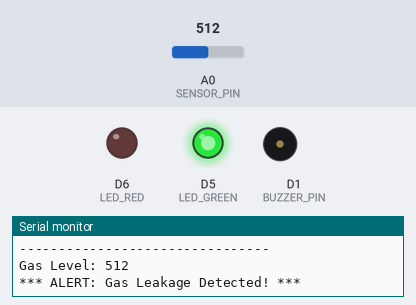
A sketch run on a simulated ESP8266 (NodeMCU). Parts: output pins drawn as LEDs (lit = HIGH), buzzer (waves = sounding, pin HIGH), the last lines printed to the serial monitor. The test bench sets the inputs (shaded band); at power-on: A0 (SENSOR_PIN) = 512. WiFi joins after 1.5 s; servers stay silent unless stated.

Above: at 3.0 s.
3.1 s: A0 (SENSOR_PIN) set to 211
7.3 s: A0 (SENSOR_PIN) set to 190
At 9.0 s:
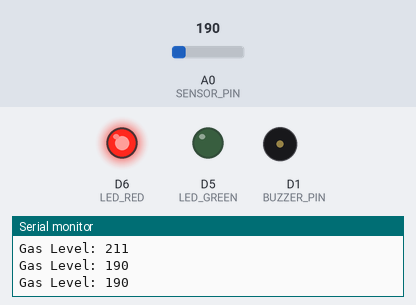
9.3 s: A0 (SENSOR_PIN) set to 210
At 10.6 s:
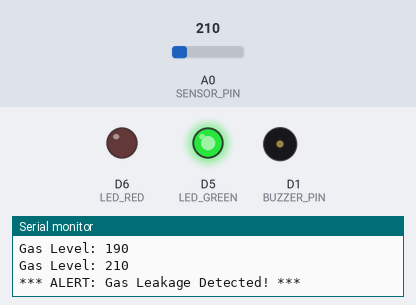
13.5 s: A0 (SENSOR_PIN) set to 122
At 15.0 s:
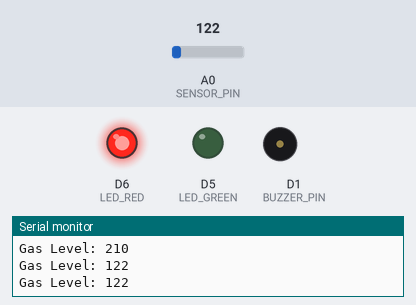
Timing chart, 0 to 16.3 s (numbered marks = the images above; inputs shaded):
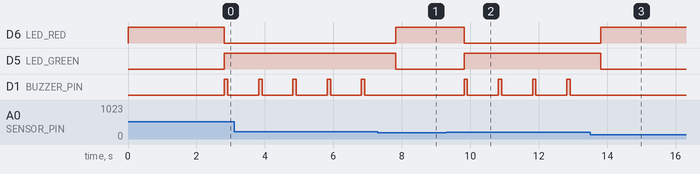

The sketch:

gas_monitor.ino
```cpp
/*
 * IoT Based Hazardous Gas Monitoring System
 *
 * This project detects hazardous gases using MQ2 sensor and sends
 * real-time alerts to smartphone via Blynk app.
 *
 * Hardware:
 * - NodeMCU ESP8266
 * - MQ2 Gas Sensor
 * - Buzzer
 * - Green LED (indicates gas detected)
 * - Red LED (indicates normal operation)
 *
 * Authors: Shruti Verma, Prajwal Rajput
 * Date: 2020
 *
 * Pin Connections:
 * - A0: MQ2 Sensor Analog Output
 * - D1: Buzzer (via transistor)
 * - D5: Green LED
 * - D6: Red LED
 */

#define BLYNK_PRINT Serial

#include <ESP8266WiFi.h>
#include <BlynkSimpleEsp8266.h>

// ============== CONFIGURATION ==============
// Replace with your Blynk Auth Token
char auth[] = "YOUR_BLYNK_AUTH_TOKEN";

// Replace with your WiFi credentials
char ssid[] = "YOUR_WIFI_SSID";
char pass[] = "YOUR_WIFI_PASSWORD";

// ============== PIN DEFINITIONS ==============
#define SENSOR_PIN    A0    // MQ2 sensor analog pin
#define BUZZER_PIN    D1    // Buzzer pin
#define LED_GREEN     D5    // Green LED - Gas detected
#define LED_RED       D6    // Red LED - Normal operation

// ============== CONSTANTS ==============
#define SENSOR_LIMIT  200   // Gas threshold value (0-1023)
#define DELAY_TIME    100   // Delay between readings (ms)

// ============== GLOBAL VARIABLES ==============
int sensorValue = 0;
bool alertSent = false;

// ============== BLYNK TIMER ==============
BlynkTimer timer;

/*
 * Function: sendSensorData
 * Description: Reads sensor value and sends to Blynk app
 */
void sendSensorData() {
  // Read gas sensor value
  sensorValue = analogRead(SENSOR_PIN);

  // Print to Serial Monitor
  Serial.print("Gas Level: ");
  Serial.println(sensorValue);

  // Send to Blynk app on Virtual Pin V1
  Blynk.virtualWrite(V1, sensorValue);

  // Check if gas level exceeds threshold
  if (sensorValue > SENSOR_LIMIT) {
    // Gas detected - DANGER!
    digitalWrite(LED_GREEN, HIGH);   // Turn ON green LED (danger indicator)
    digitalWrite(LED_RED, LOW);      // Turn OFF red LED
    digitalWrite(BUZZER_PIN, HIGH);  // Turn ON buzzer
    delay(DELAY_TIME);
    digitalWrite(BUZZER_PIN, LOW);   // Turn OFF buzzer after delay

    // Send notification only once per detection
    if (!alertSent) {
      Blynk.notify("ALERT: Gas Leakage Detected!");
      Serial.println("*** ALERT: Gas Leakage Detected! ***");
      alertSent = true;
    }
  }
  else {
    // Normal operation - SAFE
    digitalWrite(BUZZER_PIN, LOW);   // Buzzer OFF
    digitalWrite(LED_GREEN, LOW);    // Green LED OFF
    digitalWrite(LED_RED, HIGH);     // Red LED ON (system active)
    alertSent = false;               // Reset alert flag
  }
}

/*
 * Function: setup
 * Description: Initialize pins, serial communication, and Blynk
 */
void setup() {
  // Initialize Serial Communication
  Serial.begin(115200);
  Serial.println();
  Serial.println("================================");
  Serial.println("IoT Hazardous Gas Monitoring System");
  Serial.println("================================");

  // Initialize pin modes
  pinMode(SENSOR_PIN, INPUT);
  pinMode(BUZZER_PIN, OUTPUT);
  pinMode(LED_GREEN, OUTPUT);
  pinMode(LED_RED, OUTPUT);

  // Set initial states
  digitalWrite(BUZZER_PIN, LOW);
  digitalWrite(LED_GREEN, LOW);
  digitalWrite(LED_RED, HIGH);  // Red LED on during startup

  // Connect to Blynk
  Serial.print("Connecting to WiFi: ");
  Serial.println(ssid);
  Blynk.begin(auth, ssid, pass);

  Serial.println("Connected to WiFi!");
  Serial.print("IP Address: ");
  Serial.println(WiFi.localIP());
  Serial.println("Blynk connected!");
  Serial.println("Monitoring started...");
  Serial.println("--------------------------------");

  // Setup timer to send sensor data every 1 second
  timer.setInterval(1000L, sendSensorData);
}

/*
 * Function: loop
 * Description: Main loop - runs Blynk and timer
 */
void loop() {
  Blynk.run();
  timer.run();
}

/*
 * Alternative simple version without Blynk timer
 * Uncomment below and comment out the timer-based version above if needed
 */

/*
void loop() {
  // Read gas sensor value
  int sensor_value = analogRead(SENSOR_PIN);

  Serial.print("Gas Level: ");
  Serial.println(sensor_value);

  // Send data to Blynk
  Blynk.virtualWrite(V1, sensor_value);

  if (sensor_value > SENSOR_LIMIT) {
    // Gas detected
    digitalWrite(LED_GREEN, HIGH);
    digitalWrite(LED_RED, LOW);
    digitalWrite(BUZZER_PIN, HIGH);
    delay(100);
    digitalWrite(BUZZER_PIN, LOW);
    Blynk.notify("Alert: Gas Leakage Detected");
  }
  else {
    // Normal
    digitalWrite(BUZZER_PIN, LOW);
    digitalWrite(LED_GREEN, LOW);
    digitalWrite(LED_RED, HIGH);
  }

  delay(100);
  Blynk.run();
}
*/
```

Measured:
- the behaviour switches between 201 and 200 on A0 (SENSOR_PIN) (found by bisection; images 0 and 1)
- after the input at 7.3 s, D6 (LED_RED): LOW → HIGH after 0.52 s; D5 (LED_GREEN): HIGH → LOW after 0.52 s; D1 (BUZZER_PIN): stops changing and stays LOW
- after the input at 9.3 s, D6 (LED_RED): HIGH → LOW after 0.52 s; D5 (LED_GREEN): LOW → HIGH after 0.52 s; D1 (BUZZER_PIN): alternates HIGH for 0.10 s and LOW for 0.90 s, starting after 0.52 s
- after the input at 13.5 s, D6 (LED_RED): LOW → HIGH after 0.32 s; D5 (LED_GREEN): HIGH → LOW after 0.32 s; D1 (BUZZER_PIN): stops changing and stays LOW
- by itself, D1 (BUZZER_PIN): alternates HIGH for 0.10 s and LOW for 0.90 s
